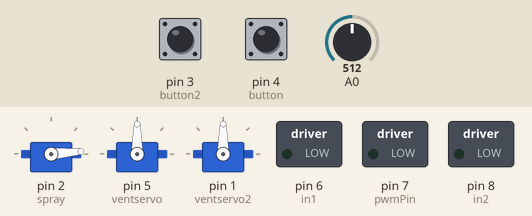
Simulated run of this sketch. Board: Arduino Uno, built with avr-gcc and run on an emulated ATmega328P. Shown: 3 × servo, switched loads named in the sketch (green lamp = pin HIGH). The inputs (shaded band) are chosen by the test bench; at power-on: A0 = 512, pin 3 (button2) LOW, pin 4 (button) LOW.

Above: at 1.2 s.
1.3 s: A0 set to 530
At 2.5 s:
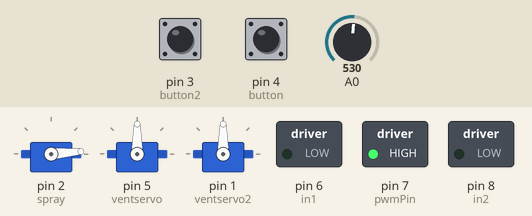
2.8 s: pin 3 (button2) pulled HIGH for 0.15 s
At 3.07 s:
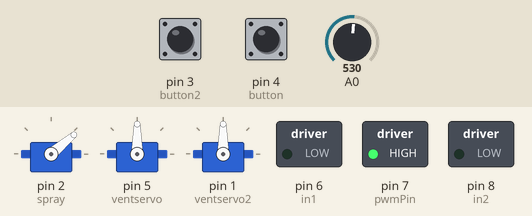
Timing chart, 0 to 5.8 s (numbered marks = the images above; inputs shaded):
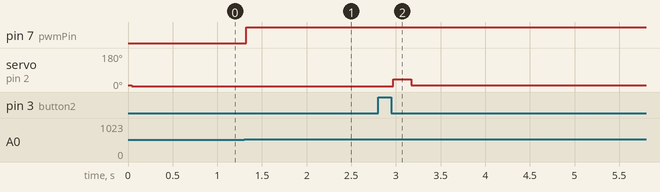

Measured:
- the behaviour switches between 513 and 514 on A0 (found by bisection; images 0 and 1)
- after the input at 1.3 s, pin 7 (pwmPin): LOW → HIGH at once
- after the input at 2.8 s, servo on pin 2 (spray): 5° → 40° after 0.17 s, → 10° 0.20 s later

The sketch:

Flowhood.ino
```cpp
#include <Servo.h>

//#define enA 9
#define in1 6
#define in2 8
#define button 4
#define button2 3
#define pwmPin 7
//#define enB 10
#include <Servo.h>


int rotDirection = 0;
int pos = 0;
int s;
int pressed = false;
int pressed2 = false;
Servo spray;
Servo ventservo;
Servo ventservo2;


void setup() {
  //pinMode(enA, OUTPUT);
  pinMode(in1, OUTPUT);
  pinMode(in2, OUTPUT);
  pinMode(button, INPUT);
  pinMode(button2, INPUT);
  //for spray setup
  spray.attach(2);
  //for vents setup
  ventservo.attach(5);
  ventservo.write(90);
  ventservo2.attach(1);
  ventservo2.write(90);
  //for fan setup
  pinMode( pwmPin, OUTPUT);
  spray.write(10);


}
void loop() {
  //Part A doorsystems
  //digitalWrite(enA, 1);

  // Read button - Debounce
  if (digitalRead(button) == true) {
    pressed = !pressed;
  }
  while (digitalRead(button) == true);
  delay(20);

  // button pressed to start motor
  //will change duration accordingly
  if (pressed == true && rotDirection == 0 ) {
    int i = 0;
    ventservo.write(0);//open vent
    ventservo2.write(0);//open vent
    for(i; i<5; i++){
      digitalWrite(in1, HIGH);
      digitalWrite(in2, LOW);
      delay(500);

    }
    digitalWrite(in1, LOW);
    digitalWrite(in2, LOW);
    rotDirection = 1; //first direction
  }
  // button to change rotation  direction
  if (pressed == false && rotDirection == 1) {
    int u =0;
    ventservo.write(0);//close vent
    ventservo2.write(0);
    for(u; u<5; u++){
      digitalWrite(in1, LOW);
      digitalWrite(in2, HIGH);
      delay(500);
    }
    digitalWrite(in1, LOW);
    digitalWrite(in2, LOW);
    rotDirection = 0; //second direction
  }


  //part B Spray system
  // Debounce
  if (digitalRead(button2) == true) {
    pressed2 = !pressed2;
  }
  while (digitalRead(button2) == true);
  delay(20);

  //start spray
  if (pressed2 == true) {  //I set the rotdirection to ensure that when the 2nd button is pressed when door is up, it wont spray.

       if(s<3){
    // Wait for 15 millisecond(s)
    spray.write(40);
    delay(200);
    spray.write(10);
    // wait 15 ms for servo to reach the position
    delay(20000);
    s=s+1;
  }
    }
  //reset the spray again
  if(pressed2 == false) {
    s=0;
    spray.write(5);
    delay(20);
  }

  //part C fan system
  int potValue = analogRead(A0);

  int newpotValue = map(potValue, 0, 1023, 0 , 255);

  analogWrite(pwmPin, newpotValue);

}
```
